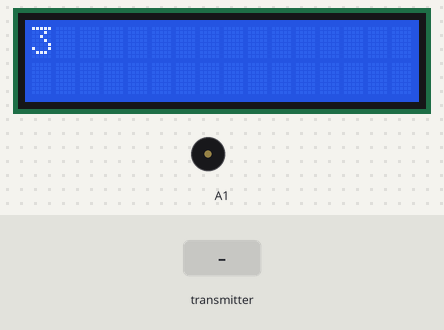
The sketch below on a simulated Arduino Uno, built with avr-gcc and run on an emulated ATmega328P. Parts: 16×2 character LCD, buzzer (waves = sounding). The test bench sets the inputs (shaded band). Random numbers use the default seed unless the sketch sets one; no radio packets arrive unless stated; what the sketch prints to the serial monitor is not drawn.

Above: at 1.2 s.
1.3 s: the transmitter starts sending sensor_data.0 = 1023
At 4.7 s:
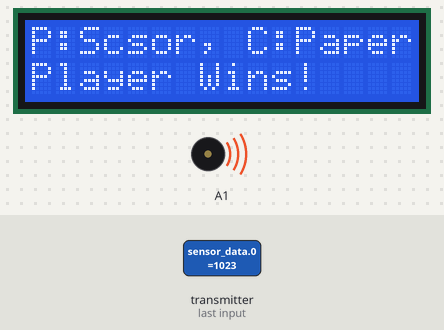
6.3 s: the transmitter starts sending sensor_data.1 = 1023
At 9.18 s:
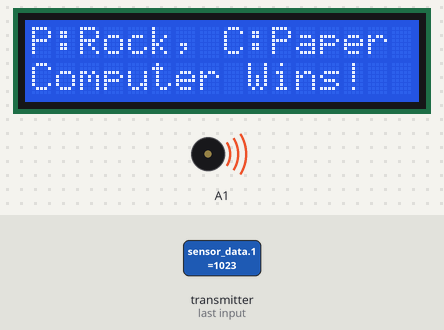
10.6 s: the transmitter starts sending sensor_data.0 = 0
At 13.44 s:
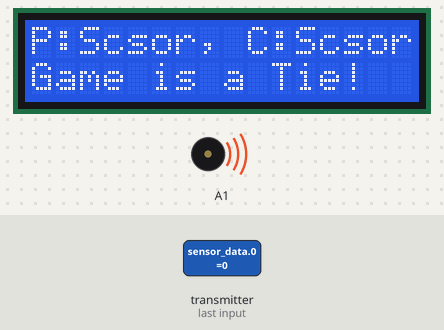
16.5 s: the transmitter starts sending sensor_data.1 = 0
At 17.86 s:
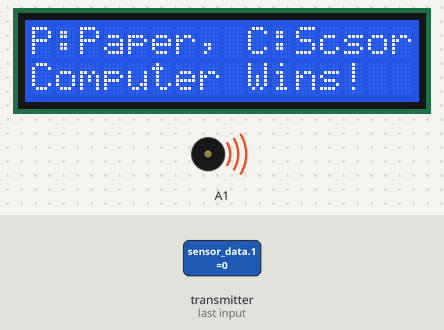
19.2 s: the transmitter starts sending sensor_data.2 = 256
23.7 s: the transmitter starts sending sensor_data.2 = 0
At 24.0 s:
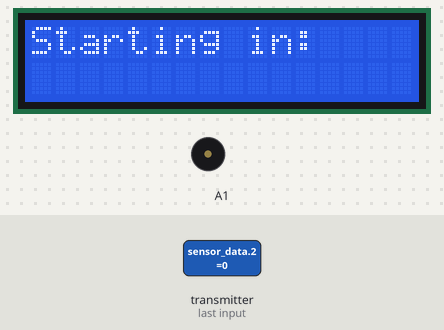
Timing chart, 0 to 34.4 s (numbered marks = the images above; inputs shaded):
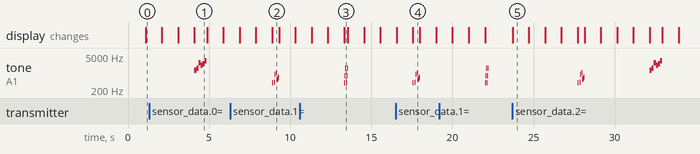

The sketch:

simpleMain1.53.ino
```cpp
// Base (Slave or Reciever)

#include <SPI.h>
#include <nRF24L01.h>
#include <RF24.h>
#include <LiquidCrystal.h>
#include "pitches.h"

    // Pins //

#define CE_PIN   9
#define CSN_PIN 10

    // Variables //

const byte thisSlaveAddress[5] = {'R','x','A','A','A'};

int sensor_data[3];
int pointer_position;
int pinky_position;
int button_pos;
LiquidCrystal lcd(2, 3, 4, 5, 6, 7); // Creates an LC object. Parameters: (rs, enable, d4, d5, d6, d7)

bool newData = false;
bool GameOn = false;

RF24 radio(CE_PIN, CSN_PIN);

    // Setup //

void setup()
{
    Serial.begin(9600);
	lcd.begin(16,2);
	pinMode(A1, OUTPUT);
    Serial.println("SimpleRx Starting");
    radio.begin();
    radio.setDataRate( RF24_250KBPS );
    radio.openReadingPipe(1, thisSlaveAddress);
    radio.startListening();
}

    // Loop //

void loop()
{
    getData();

    if (button_pos < 5 && GameOn == false)
	{
		GameOn = true;
		start_button();
    }
}

    // getData //

void getData() {
    if ( radio.available() )
	{
        radio.read(&sensor_data, sizeof(sensor_data));

        pointer_position = sensor_data[0]; // Need to figure out if 0 or 1 is closed
        pinky_position = sensor_data[1];
		button_pos = sensor_data[2];

        newData = true;
    }
}

    // find_player_response //

int find_player_response(int pointer_position, int pinky_position)
{
  if (pointer_position <= 675 && pinky_position <= 675) // Paper
    return 1;
  else if (pointer_position > 675 && pinky_position <= 675 || pointer_position <= 675 && pinky_position > 675  ) // Scissors
    return 2;
  else if (pointer_position > 675 && pinky_position > 675) // Rock
    return 0;
  else
    return 3;
}

// Start Game button function

void start_button ()
{
  int player_signal = 3;
  lcd.clear();
  lcd.println("Starting in: ");
  for (int i = 3; i > 0; i--) {
    delay(1000);
	lcd.clear();
    lcd.println(i);
  }
  getData();
  lcd.clear();
  lcd.println("Go");
  delay(1000);
  player_signal = find_player_response(pointer_position, pinky_position);
  RPS_func(player_signal);
}

// RPS_function

void RPS_func(int player_outcome)
{
	int comp_outcome = random(3);
	lcd.clear();
	switch (player_outcome)
	{
	case 0: // Player chose Rock
      if (comp_outcome == 0)
	  {
        lcd.println("P:Rock, C:Rock");
		ResultBuzzer(2);
	  }
      else if (comp_outcome == 1)
	  {
        lcd.println("P:Rock, C:Paper");
		ResultBuzzer(1);
	  }
      else if (comp_outcome == 2)
	  {
        lcd.println("P:Rock, C:Scsor");
		ResultBuzzer(0);
	  }
      else
        lcd.println("C Outcome invalid");
      break;
    case 1: // Player chose Paper
      if (comp_outcome == 0)
	  {
        lcd.println("P:Paper, C:Rock");
		ResultBuzzer(0);
	  }
      else if (comp_outcome == 1)
	  {
        lcd.println("P:Paper, C:Paper");
		ResultBuzzer(2);
	  }
      else if (comp_outcome == 2)
	  {
        lcd.println("P:Paper, C:Scsor");
		ResultBuzzer(1);
	  }
      else
        lcd.println("C Outcome invalid");
      break;
    case 2: // Player chose Scissors
      if (comp_outcome == 0)
	  {
        lcd.println("P:Scsor, C:Rock");
		ResultBuzzer(1);
	  }
      else if (comp_outcome == 1)
	  {
        lcd.println("P:Scsor, C:Paper");
		ResultBuzzer(0);
	  }
      else if (comp_outcome == 2)
	  {
        lcd.println("P:Scsor, C:Scsor");
		ResultBuzzer(2);
	  }
      else
        lcd.println("C Outcome invalid");
      break;
    case 3:
      lcd.println("Invalid P Outcome");
      break;
  }
  GameOn = false;
  comp_outcome = 3;
}
void ResultBuzzer(int game_result)
{
	if (game_result == 0) //Player Wins
	{
		lcd.setCursor(0,1);
		lcd.println("Player Wins!");
		WinSound();
	}
	else if (game_result == 1)//Computer Wins
	{
		lcd.setCursor(0,1);
		lcd.println("Computer Wins!");
		LoseSound();
	}
	else if (game_result == 2)//Game is tied
	{
		lcd.setCursor(0,1);
		lcd.println("Game is a Tie!");
		TieSound();
	}
}
void WinSound()
{
	tone(A1,NOTE_E6,125);
	delay(130);
	tone(A1,NOTE_G6,125);
	delay(130);
	tone(A1,NOTE_E7,125);
	delay(130);
	tone(A1,NOTE_C7,125);
	delay(130);
	tone(A1,NOTE_D7,125);
	delay(130);
	tone(A1,NOTE_G7,125);
	delay(125);
	noTone(A1);
}
void LoseSound()
{
    tone(A1, 391, 47);
    delay(47);
    delay(47);
    delay(23);
    tone(A1, 415, 47);
    delay(47);
    tone(A1, 880, 47);
    delay(47);
    delay(23);
    delay(23);
    tone(A1, 1046, 23);
    delay(23);
    tone(A1, 554, 23);
    delay(23);
    delay(23);
    tone(A1, 587, 23);
    delay(23);
    tone(A1, 622, 23);
    delay(23);
    tone(A1, 659, 47);
    delay(47);
	noTone(A1);
}

void TieSound()
{
	tone(A1,NOTE_G4,35);
	delay(35);
	tone(A1,NOTE_G5,35);
	delay(35);
	tone(A1,NOTE_G6,35);
	delay(35);

	tone(A1,NOTE_G4,35);
	delay(35);
	tone(A1,NOTE_G5,35);
	delay(35);
	tone(A1,NOTE_G6,35);
	delay(35);
	noTone(A1);
}
    // showData//

// void showData() {
    // if (newData == true) {
        // Serial.print("Data received ");
        // Serial.print("Pointer: ");
        // Serial.print(pointer_position);
        // Serial.print(" Pinky: ");
        // Serial.println(pinky_position);
		// Serial.print(" Button: ");
        // Serial.println(button_pos);
        // newData = false;
    // }
// }
```

Measured:
- after the input at 23.7 s, tone on A1: plays 391 Hz for 0.05 s, 415 Hz for 0.05 s, 880 Hz for 0.05 s, 1046 Hz for 0.02 s, 554 Hz for 0.02 s, 587 Hz for 0.02 s … (14 notes in this stretch), starting after 4.0 s; the display: changes at once (image 5)
- by itself, tone on A1: plays 392 Hz for 0.04 s, 784 Hz for 0.04 s, 1568 Hz for 0.04 s, 392 Hz for 0.04 s, 784 Hz for 0.04 s, 1568 Hz for 0.04 s
- what the display in image 1 shows lasts 0.8 s, from 4.1 s to 4.9 s
- what the display in image 5 shows lasts 1.0 s, from 23.7 s to 24.7 s
